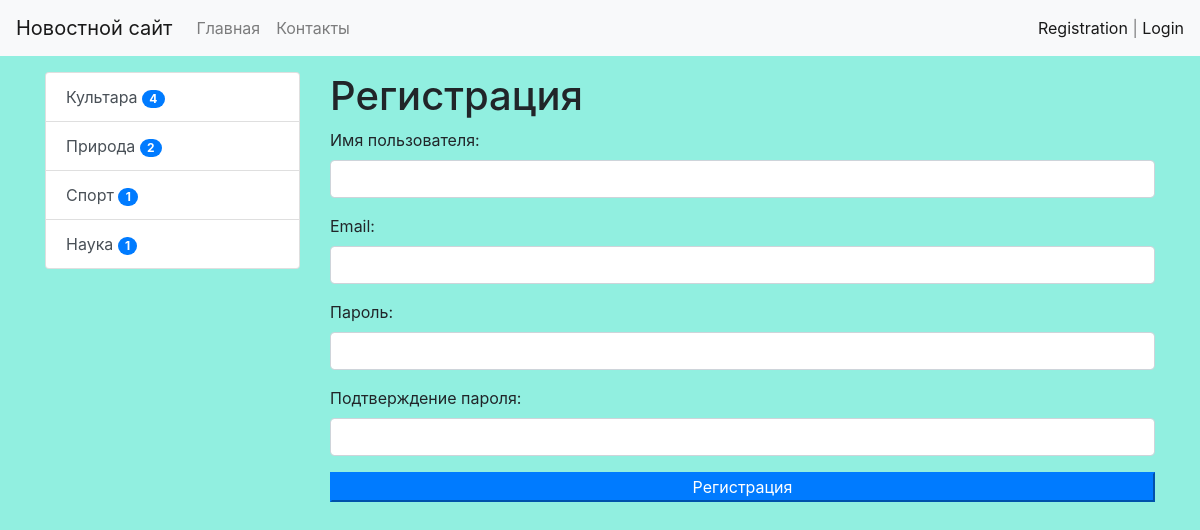
Screenshot of /register/ with the database file from the repository.
### blog/models.py (models this page shows, shortened)
class Category(models.Model):
    title = models.CharField(max_length=150, db_index=True, verbose_name='Наименование категории')
    def get_absolute_url(self):
        return reverse('category', kwargs={"category_id": self.pk})
    class Meta:
        verbose_name = 'Категория'
        verbose_name_plural = 'Категории'
        ordering = ['title']

### blog/views.py (the view)
# urls.py: path('register/', register, name='register'),
def register(request):
    if request.method == 'POST':
        form = UserRegisterForm(request.POST)
        if form.is_valid():
            user = form.save()
            login(request, user)
            messages.success(request, 'Вы успешно зарегистрировались')
            return redirect('login')
        else:
            messages.error(request, 'Ошибка регистрации')
    else:
        form = UserRegisterForm()
    return render(request, 'blog/register.html', {"form": form})

### blog/forms.py
class UserRegisterForm(UserCreationForm):
    username = forms.CharField(label='Имя пользователя', widget=forms.TextInput(attrs={'class': 'form-control'}))
    password1 = forms.CharField(label='Пароль', widget=forms.PasswordInput(attrs={'class': 'form-control'}))
    password2 = forms.CharField(label='Подтверждение пароля',
                                widget=forms.PasswordInput(attrs={'class': 'form-control'}))
    email = forms.EmailField(label='Email', widget=forms.EmailInput(attrs={'class': 'form-control'}))
    class Meta:
        model = User
        fields = ('username', 'email', 'password1', 'password2')

### blog/templatetags/news_tags.py (called while the page is built)
@register.inclusion_tag('blog/list_categories.html')
def show_categories(arg1='Hello', arg2='world'):
    categories = Category.objects.annotate(cnt=Count('blog', filter=F('blog__is_published'))).filter(cnt__gt=0)
    return {"categories": categories, "arg1": arg1, "arg2": arg2}

### blog/templates/blog/register.html (shortened to what this page needs)
{% extends 'base.html' %}
{% block sidebar %}
    {% include 'inc/_sidebar.html' %}
{% endblock %}
{% block content %}
    <h1>Регистрация</h1>
<form method="post">
    {{ form.as_p }}
    <button type="submit" class="btb btn-primary btn-block">Регистрация</button>
</form>
{% endblock %}

### blog/templates/blog/list_categories.html
<div class="list-group">
    {% for item in categories %}
        <a href="{{ item.get_absolute_url }}"
           class="list-group-item list-group-item-action">{{ item.title }}
            <span class="badge badge-primary badge-pill">{{ item.cnt }}</span></a>
    {% endfor %}
</div>

### static/style.css (style rules this page uses)
body { background-color: #91efe0; }

### rows the page displays
Category: title "Культара", cnt "4"
Category: title "Природа", cnt "2"
Category: title "Спорт", cnt "1"
Category: title "Наука", cnt "1"
